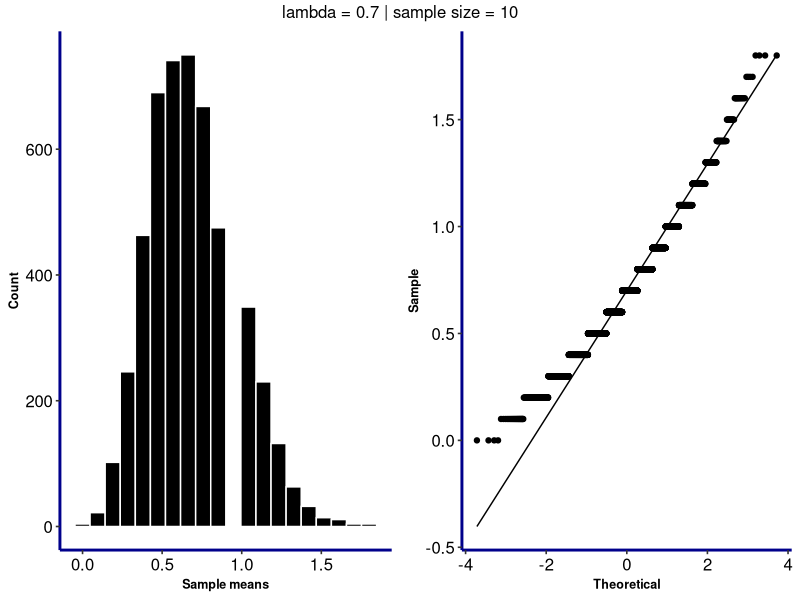
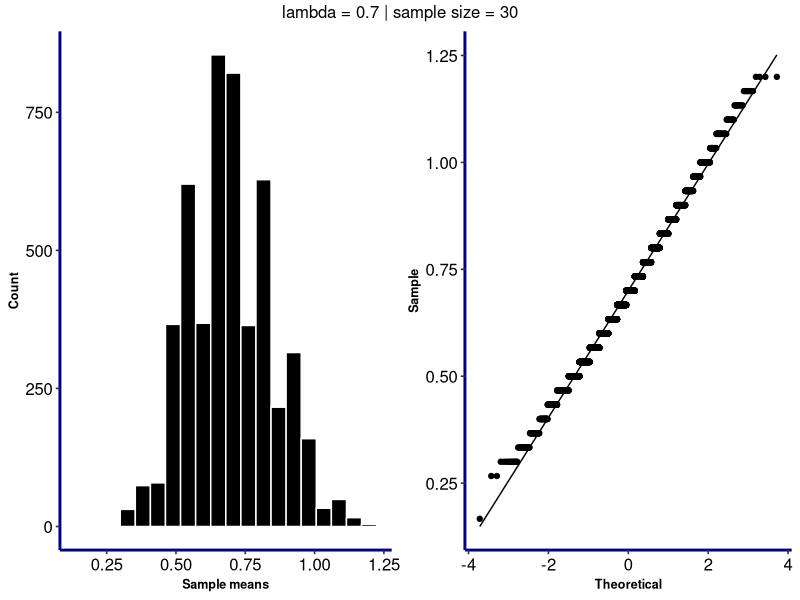
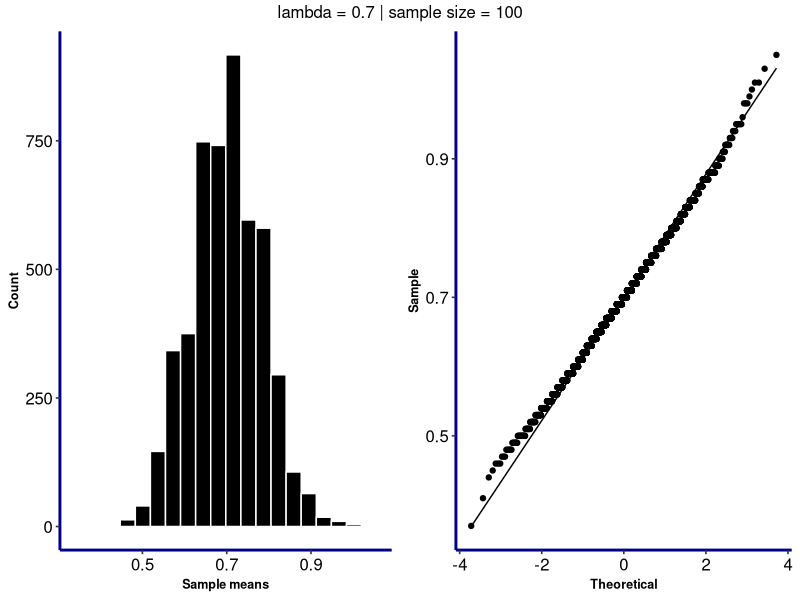
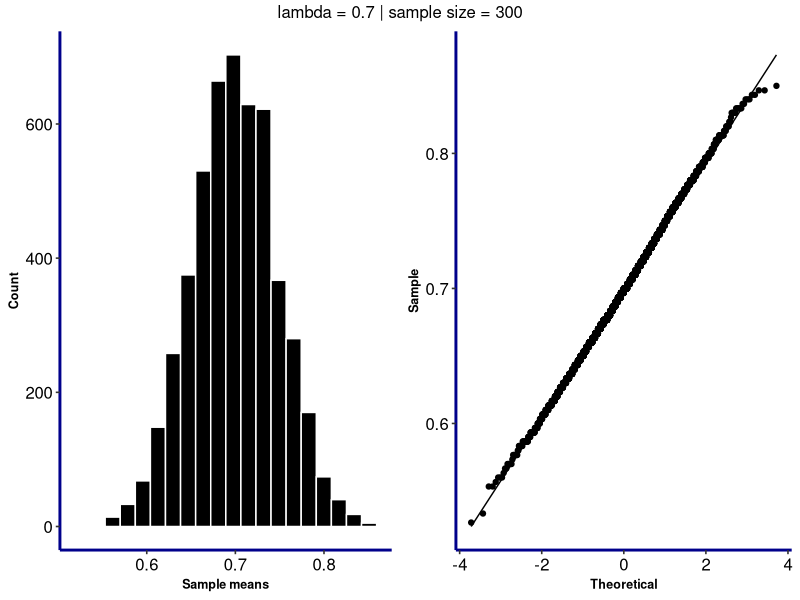
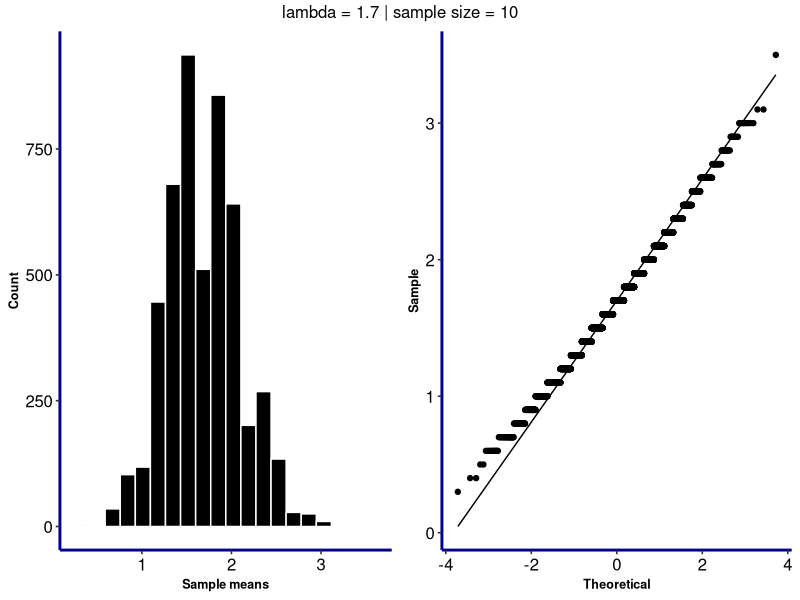
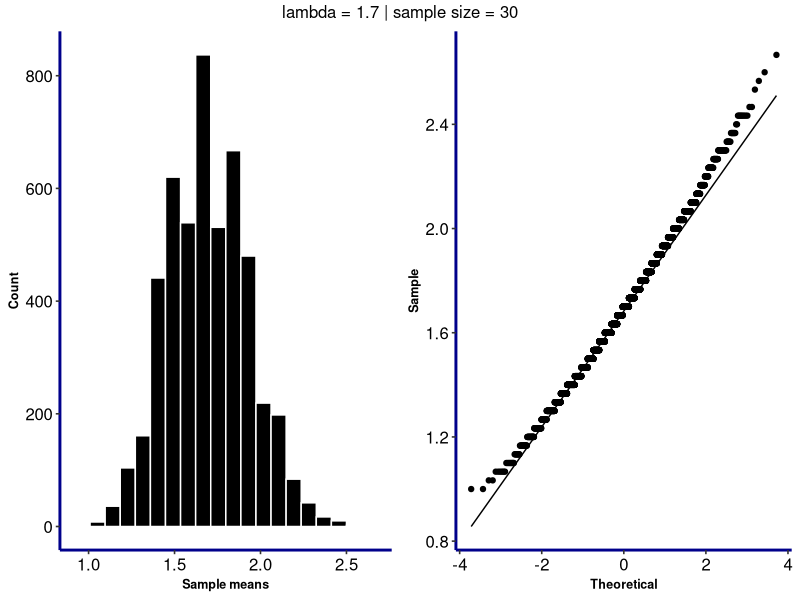
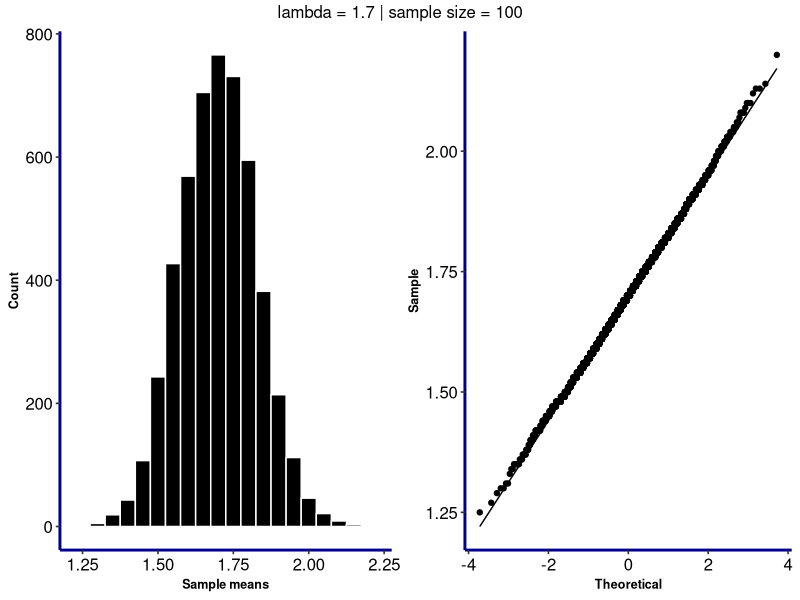
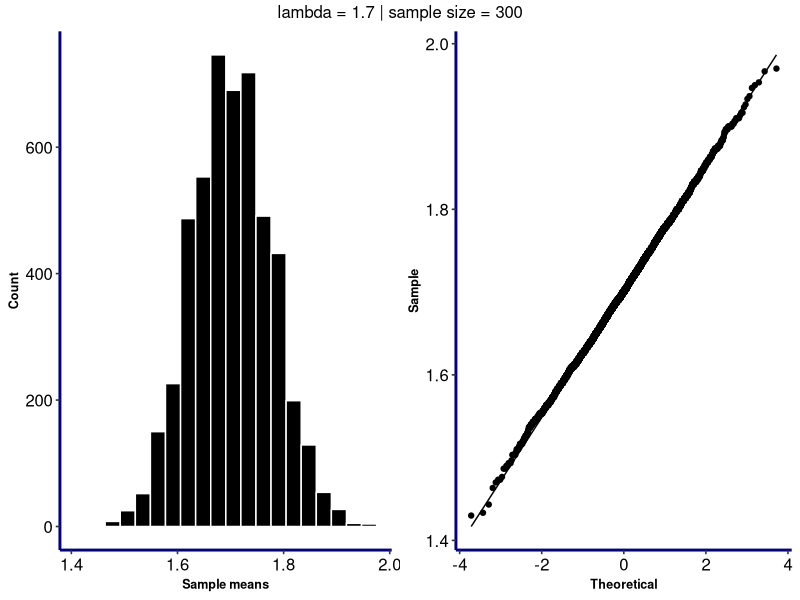

Write the R code that produced these figures, in order.
## ---- chunk 1
knitr::opts_chunk$set(echo = TRUE)
library(ggplot2)
library(gridExtra)
library(reshape2)
library(ggpubr)
## ---- chunk 2
theme_set(theme_pubr())
problem_1 = function(lambda, sample_size, sim_size){
  samplings_mean_df = data.frame(smpl_mean=replicate(sim_size,mean(rpois(sample_size,lambda))))
  
  hist = ggplot(data=samplings_mean_df)+aes(x=smpl_mean)+
    geom_histogram(color = "white", fill = "black", bins = 20)+
    theme(legend.position = "none")+
    labs(x = "Sample means", y = "Count")+
    theme(axis.line = element_line(colour = "darkblue", size = 1, linetype = "solid"), axis.title.x = element_text(face="bold",size=9), axis.title.y = element_text(face="bold",size=9))
  
  qq = ggplot(samplings_mean_df, aes(sample = smpl_mean)) + 
    stat_qq() + stat_qq_line() + labs(x = "Theoretical", y = "Sample")+
    theme(axis.line = element_line(colour = "darkblue", size = 1, linetype = "solid"), axis.title.x = element_text(face="bold",size=9), axis.title.y = element_text(face="bold",size=9))

  return(list(hist, qq))
}

lambda_vals = c(0.7,1.7)
test_cases = c(10,30,100,300)

plots = list()
for (lambda in lambda_vals){
  for (test in test_cases){
    #plots = append(plots, grid.arrange(grobs = problem_1(lambda,test,5000),top = paste("lambda =",lambda,"| sample size =",test,sep = " "), ncol = 2))
    grid.arrange(grobs = problem_1(lambda,test,5000),top = paste("lambda =",lambda,"| sample size =",test,sep = " "), ncol = 2)
  }
}


## ---- chunk 3
head(JohnsonJohnson)
## ---- chunk 4
library(ggplot2)
library(ggpubr)
theme_set(theme_pubr())

problem_2 = function(){
  jj_earnings_df = data.frame(time = time(JohnsonJohnson), earnings = JohnsonJohnson)

  line = ggplot(data = jj_earnings_df, aes(x = time, y = earnings)) + 
  geom_line(color = "#00AFBB", size = 1)

  log = ggplot(data = jj_earnings_df, aes(x = time, y = earnings)) + 
  geom_line(color = "red", size = 1) + scale_y_continuous(trans = "log2")
  
  figure = ggarrange(line, log, ncol = 2, labels = c("Nomal Scale", "Y-Log Graph"))
  return(figure)
}
problem_2()
## ---- chunk 5
boxplot(weight~feed,data=chickwts,pch=20
        ,main = "chickwt data"
        ,ylab = "Weight at six weeks (gm)"
        ,xlab = "Feed Type")
## ---- chunk 6
library(ggplot2)
problem_3 = function(){
  chickwts_df = data.frame(chickwts)
  figure = ggplot(chickwts_df, aes(x = feed, y = weight, color = feed)) + geom_boxplot()
  return(figure)
}
problem_3()
## ---- chunk 7
head(EuStockMarkets)
## ---- chunk 8
## write your R-function for problem 4 here
##
##
